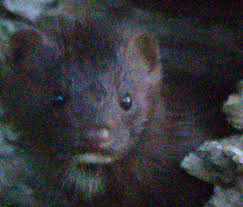
#> input picture inputs/3.jpg, 243 x 207 px, found by its file name
$ python adaptivethresholding.py
#> lines starting #> are read from the running program, lines starting #| are printed output that depends on the picture; after the words box and inside, x2 and y2 are one past the last pixel; in counts of white or black regions, pixels touching at a corner belong together
#> further down, img is the input picture: shape (207, 243, 3); mean B, G, R 57.9, 53, 53.1
import cv2
import time
import numpy as np


def adaptive_threshold(src: np.ndarray, maxval: float = 255, adaptiveMethod: int = cv2.ADAPTIVE_THRESH_MEAN_C, thresholdType: int = cv2.THRESH_BINARY, blockSize: int = 11, C: float = 2) -> np.ndarray:
    """
    Applying adaptive thresholding to calculate the threshold value is calculated for smaller regions.

    Parameters
    ----------
    src : np.ndarray
        Input image (grayscale or color).
    maxval : float
        Maximum value to assign.
    adaptiveMethod : int
        ADAPTIVE_THRESH_MEAN_C or ADAPTIVE_THRESH_GAUSSIAN_C.
    thresholdType : int
        THRESH_BINARY or THRESH_BINARY_INV.
    blockSize : int
        Size of neighbourhood (must be odd and >1).
    C : float
        Constant subtracted from the mean or weighted mean.

    Returns
    -------
    np.ndarray
        Adaptive thresholded image.
    """
#> called with maxval = 255, adaptiveMethod = 0, thresholdType = 0, blockSize = 11, C = 2
    start_time = time.time()

    if src is None:
        raise ValueError("`src` is None.")


    if blockSize <= 1 or blockSize % 2 == 0:
        raise ValueError("`blockSize` must be odd and > 1.")

    if src.ndim == 3:
        gray = cv2.cvtColor(src, cv2.COLOR_BGR2GRAY)
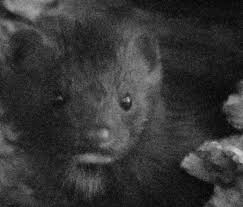
#> gray: shape (207, 243); min 2, max 214, mean 53.6
    else:
        gray = src

    out_img = cv2.adaptiveThreshold(
        gray,
        maxval,
        adaptiveMethod,
        thresholdType,
        blockSize,
        C
    )
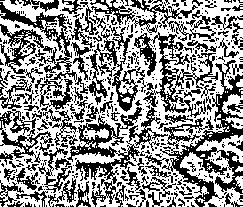
#> out_img: shape (207, 243); 57% white; black in thin lines or dots
    end_time = time.time()
    print(f"Executed Time: {end_time-start_time:.6f}s")

    return out_img


if __name__ == "__main__":
    img = cv2.imread("inputs/3.jpg")
    if img is None:
        raise SystemExit("Image not found")

    res = adaptive_threshold(
        img,
        adaptiveMethod=cv2.THRESH_BINARY,
        blockSize=11,
        C=2
    )

    cv2.imshow("Adaptive Threshold", res)
    cv2.waitKey(0)
    cv2.destroyAllWindows()

$ run again, with inputs/2.jpg copied over inputs/3.jpg
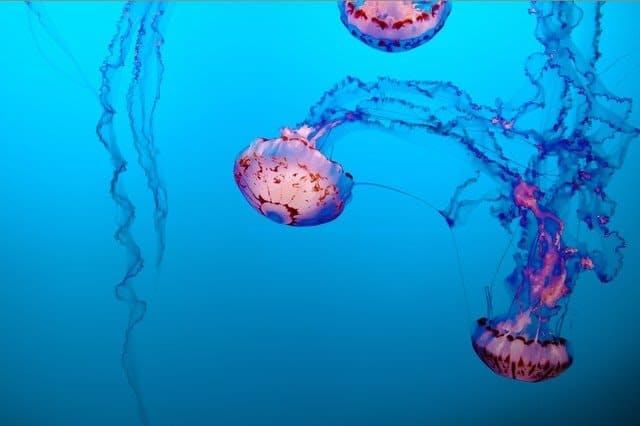
#> input picture inputs/2.jpg, 640 x 426 px, found by its file name
#> img is the input picture: shape (426, 640, 3); mean B, G, R 203.3, 146.5, 13.1
#> in adaptive_threshold, `gray = cv2.cvtColor(src, cv2.COLOR_BGR2GRAY)`:
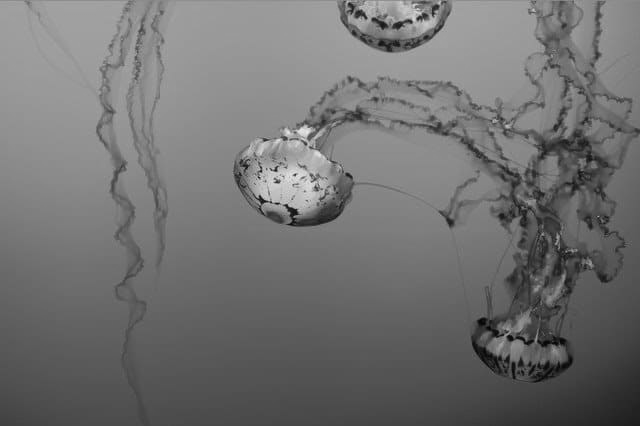
#> gray: shape (426, 640); min 3, max 233, mean 113.1
#> in adaptive_threshold, `out_img = cv2.adaptiveThreshold( gray, maxval, adaptiveMethod, thresho..`:
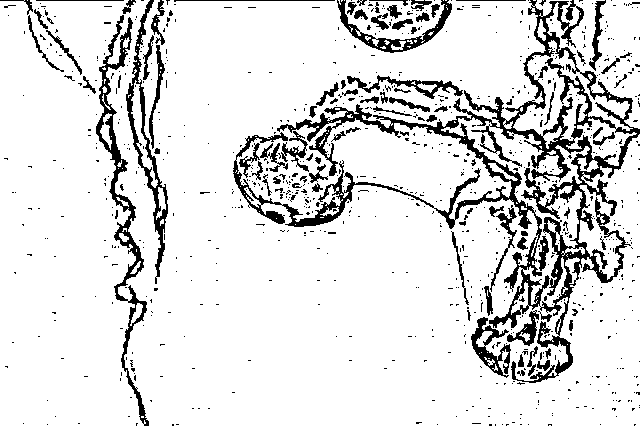
#> out_img: shape (426, 640); 87% white; 883 black regions (789 under 20 px), largest, box (x1, y1, x2, y2) and area: (233, 0, 640, 383) 17462, (96, 15, 149, 426) 3096, (126, 0, 168, 284) 1858

$ run again, with inputs/4.jpg copied over inputs/3.jpg
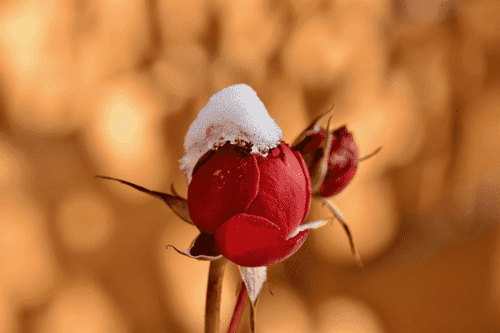
#> input picture inputs/4.jpg, 500 x 333 px, found by its file name
#> img is the input picture: shape (333, 500, 3); mean B, G, R 57.1, 110.6, 184.5
#> in adaptive_threshold, `gray = cv2.cvtColor(src, cv2.COLOR_BGR2GRAY)`:
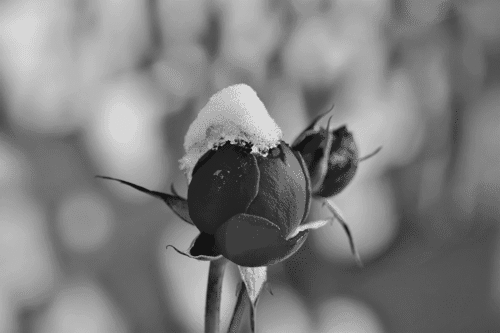
#> gray: shape (333, 500); min 20, max 218, mean 126.7
#> in adaptive_threshold, `out_img = cv2.adaptiveThreshold( gray, maxval, adaptiveMethod, thresho..`:
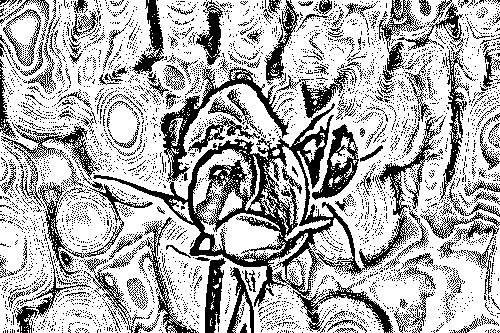
#> out_img: shape (333, 500); 70.1% white; 4391 black regions (4208 under 20 px), largest, box (x1, y1, x2, y2) and area: (93, 103, 446, 333) 12234, (160, 67, 289, 182) 2415, (397, 3, 469, 201) 1620

$ run again, with inputs/5.jpg copied over inputs/3.jpg
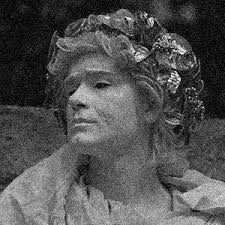
#> input picture inputs/5.jpg, 225 x 225 px, found by its file name
#> img is the input picture: shape (225, 225, 3); min 0, max 255, mean 80.9
#> in adaptive_threshold, `out_img = cv2.adaptiveThreshold( gray, maxval, adaptiveMethod, thresho..`:
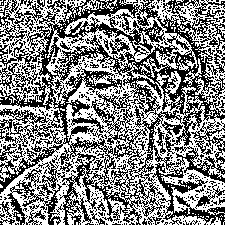
#> out_img: shape (225, 225); 52.1% white; black in thin lines or dots
